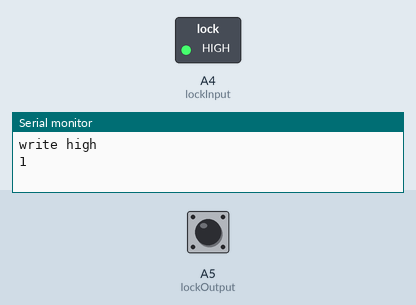
This sketch was run on a simulated Arduino Uno, built with avr-gcc and run on an emulated ATmega328P. Shown: switched loads named in the sketch (green lamp = pin HIGH), the last lines printed to the serial monitor. The test bench sets the inputs (shaded band); at power-on: A5 (lockOutput) HIGH.

Above: at 1.0 s.
At 3.0 s:
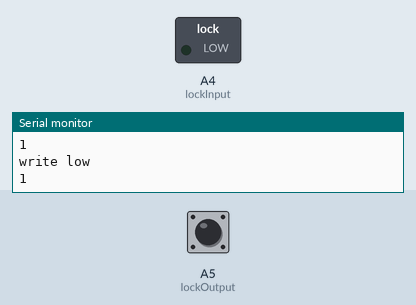
Timing chart, 0 to 5.2 s (numbered marks = the images above):
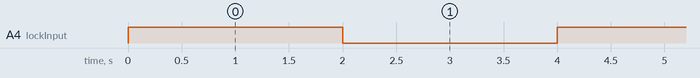

The sketch:

lock.ino
```cpp
#define lockInput A4
#define lockOutput A5

void setup() {
  Serial.begin(115200);
  pinMode(lockOutput, INPUT_PULLUP);         //Set Pin6 as input
  pinMode(lockInput, OUTPUT);
}
void loop() {
  digitalWrite(lockInput, HIGH);
  Serial.println("write high");
  Serial.println(digitalRead(lockOutput));
  delay(2000);

  digitalWrite(lockInput, LOW);
  Serial.println("write low");
  Serial.println(digitalRead(lockOutput));
  delay(2000);

}
```

Measured:
- by itself, A4 (lockInput): alternates HIGH for 2.0 s and LOW for 2.0 s
